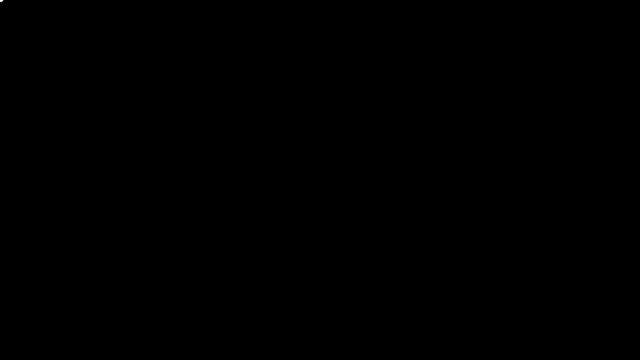
Frame 1 (no input)
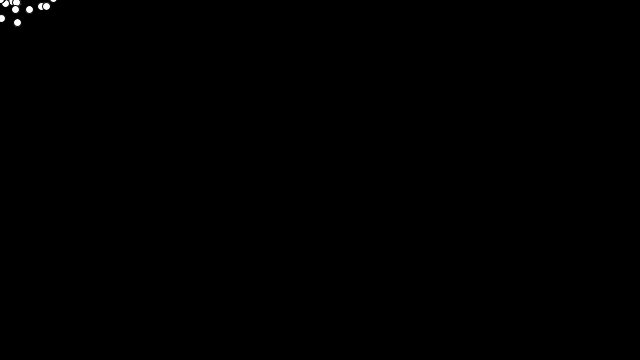
Frame 60 (the mouse pressed at the canvas centre just before this capture)
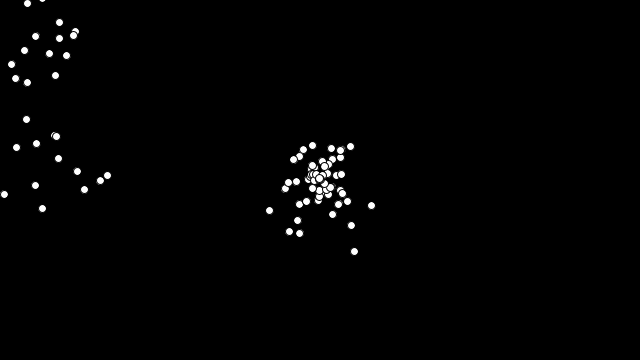
Frame 120 (the mouse held since frame 60 and released just before this capture)

The Processing sketch that drew these frames (run headless with seeded random() and noise(); from frame 60 on, the mouse is pressed at the canvas centre):

// Processing sketch: ParticleSystem
// ── ParticleSystem.pde
ArrayList<Particle> particles; 
PVector origin; 
//PVector gravity; 
void setup(){
  size(640, 360); 
  particles = new ArrayList<Particle>();   
  //gravity = new PVector(0, .09); 
  //origin = new PVector(width/2, 50);
}

void draw(){
  background(0); 
  particles.add(new Particle()); 
  
  for (int i = 0; i< particles.size(); i++){
    Particle p = particles.get(i); 
    p.update(); 
    p.display(); 
    //p.checkEdges(); 
    //p.applyForce(gravity); 
    if(p.acceleration.y > 1.8){
      particles.remove(i); 
    }
  }
}
// ── Particle.pde
class Particle {
  PVector position; 
  PVector velocity; 
  PVector acceleration; 
  
  
  Particle(){
    acceleration = new PVector(0, 0.05); 
    velocity = new PVector(random(-1, 1), random(-2, 0)); 
    position = new PVector(mouseX, mouseY); 
  }
  
  void update(){
    velocity.add(acceleration); 
    position.add(velocity); 
  }
  
  void display(){
    fill(255); 
    ellipse(position.x, position.y, 8, 8); 
  }
  
  
  ////add a bounce if touching the edges 
  //void checkEdges() {
  //  if (position.x > width) {
  //    position.x = width;
  //    velocity.x *= -1;
  //  } else if (position.x < 0) {
  //    velocity.x *= -1;
  //    position.x = 0;
  //  }
 
  //  if (position.y > height) {
  //    velocity.y *= -1;
  //    position.y = height;
  //  }
  //}
  
    void applyForce(PVector force) {
      PVector f = PVector.div(force, 9);
      acceleration.add(f);
  }
}
